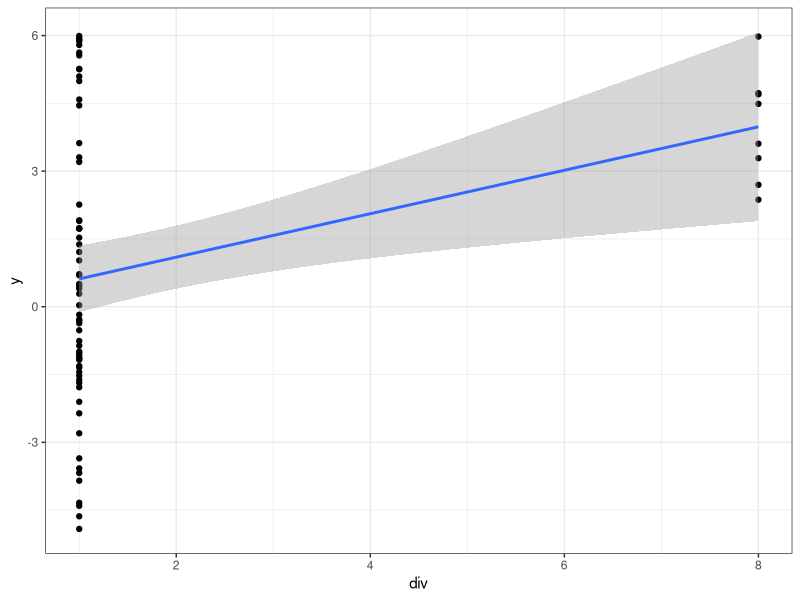
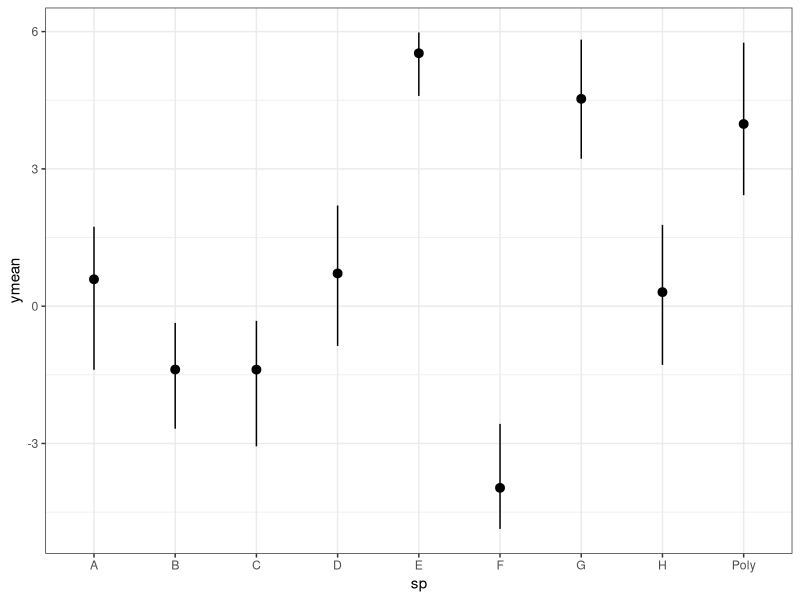
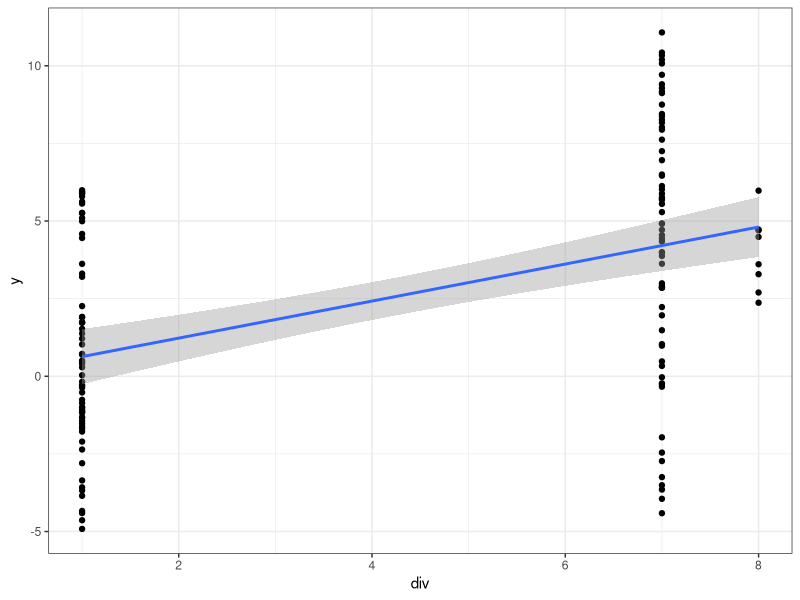
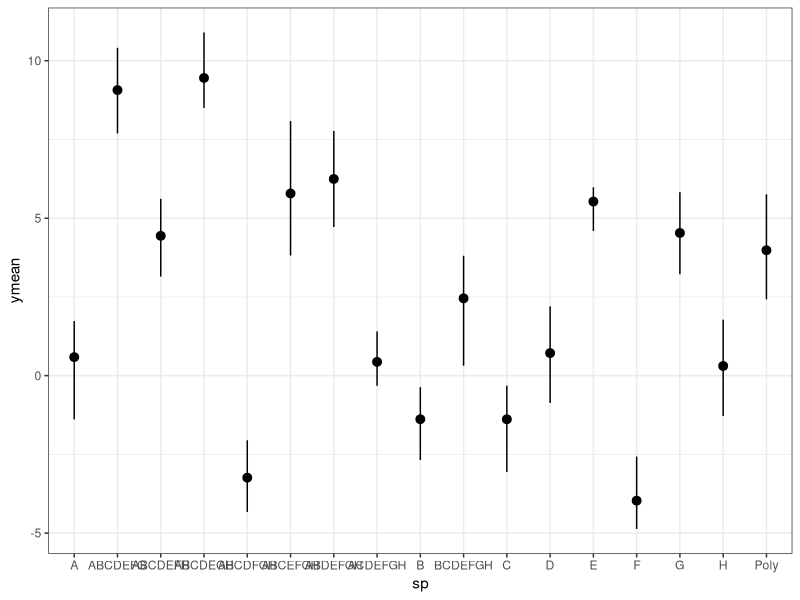

Recreate these plots in R, in order.

# obtained from Jarrett Byrnes at https://gist.github.com/jebyrnes/6886018


#A quick R script I used to convince myself of why our current tests for Sampling effects in BEF research are likely wrong, and result from statistical bias rather than real biology. Thanks to Forest Isbell for hammering the idea home and Marc Hensel for making me explain this clearly.


library(ggplot2)
library(plyr)

###
#let's simulate a diversity experiment with monocultures and polycultures
###
set.seed(2202)
mono <- 8
n <- 8

SIMdf <- data.frame(sp = sort(rep(c(LETTERS[1:mono], "Poly"), n)), 
                    div = c(rep(1, mono*n), rep(mono, n)))

#### we sample some compositional effect from a random distribution for ALL treatments
#### there is no biology here - just that each composition has some random variation
SIMdf$compEffect <- 3.5*as.vector(replicate(mono+1, rep(rnorm(1), n)))					

#now we calculate the yield where there is a linear 
SIMdf$y <- SIMdf$compEffect + rnorm(nrow(SIMdf), SIMdf$div)

#do we see the diversity effect?

qplot(div, y, data = SIMdf) + theme_bw()+stat_smooth(method = "lm")
summary(lm(y ~ div, data = SIMdf))

#yes, it's there

#look at the mono/poly difference visually
SIMdfSummarized <- ddply(SIMdf, c("sp", "div"), summarise, ymean = mean(y), 
                         ymin = quantile(y, 0.025), ymax = quantile(y, 0.975))
ggplot(SIMdfSummarized, aes(x = sp, y = ymean, ymin = ymin, ymax = ymax)) + 
  geom_pointrange() + theme_bw()

#whoah!  E and H are the same or better than the average poly.  But this is due to chance, 
#not because the poly contains the E and H

#what is better is to add some intermediate composition treatments and see if this is REALLY due to E and F, or if it is just the higher sample size of monoculture treatments

intPolyLevels <- choose(mono, mono-1)
intPoly <- rep(combn(LETTERS[1:mono], mono-1, FUN = function(x) paste(x, collapse = "")), n)
polyCompEffect <- rep(rnorm(intPolyLevels)*3.5, n)
polyY <- polyCompEffect + rnorm(length(intPoly), mono-1)

#now, let's see what would have happened with intermediate treatments
#let's look at the new experiment
SIMdf <- rbind(SIMdf, data.frame(sp = intPoly, div = mono-1, 
                                 compEffect = polyCompEffect, y = polyY))

qplot(div, y, data = SIMdf) + theme_bw()+stat_smooth(method = "lm")
summary(lm(y ~ div, data = SIMdf))

#yep, a diversity effect, although, 
#from compositional random sampling alone, we see that the 
#7 sp is better than the 8 on average - because we only have 1
#8 sp composition!

##
#now let's look at everything by treatment
##
SIMdfSummarized <- ddply(SIMdf, c("sp", "div"), summarise, 
                         ymean = mean(y), ymin = quantile(y, 0.025), ymax = quantile(y,0.975))
ggplot(SIMdfSummarized, aes(x = sp, y = ymean, ymin = ymin, ymax = ymax)) + 
  geom_pointrange() + theme_bw()

# WOW - the 'best' 7 species treatments are CLEARLY
# better than the best 1 species treatments. However, the best 
# single species treatments are as good if not better than 
# the average 7 species treatment.  So, we could conclude
# that this diversity trend is NOT driven by the probability of including
# E or H in a mixture. 